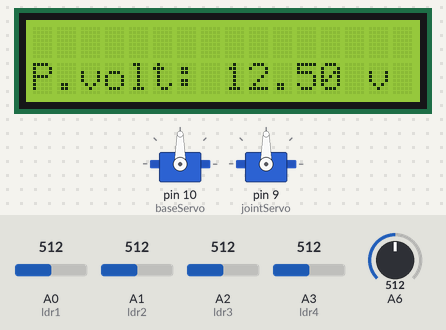
This sketch was run on a simulated Arduino Nano, built with avr-gcc and run on an emulated ATmega328P. On the bench: 16×2 character LCD, 2 × servo. Inputs (shaded band) come from the test bench; at power-on: A0 (ldr1) = 512, A1 (ldr2) = 512, A2 (ldr3) = 512, A3 (ldr4) = 512, A6 = 512.

Above: at 1.2 s.
1.3 s: A0 (ldr1) set to 531
At 2.8 s:
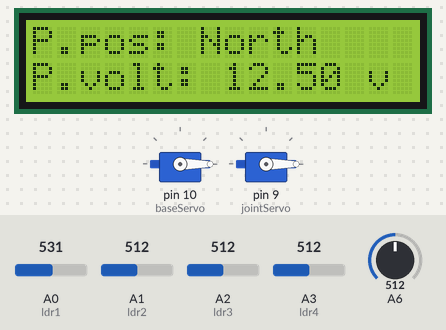
3.1 s: A1 (ldr2) set to 543
At 4.5 s:
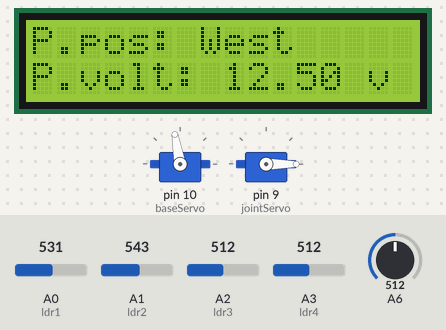
5.1 s: A2 (ldr3) set to 528
6.6 s: A2 (ldr3) set to 553
At 7.7 s:
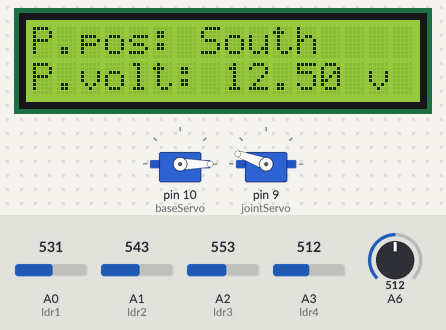
8.5 s: A3 (ldr4) set to 716
At 10.4 s:
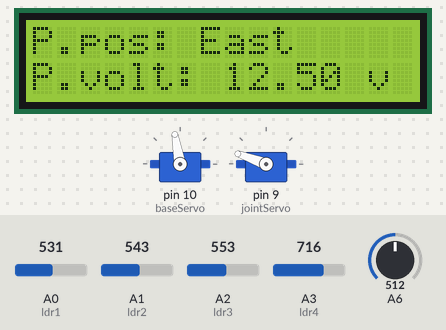
11.5 s: A6 set to 716
At 13.3 s:
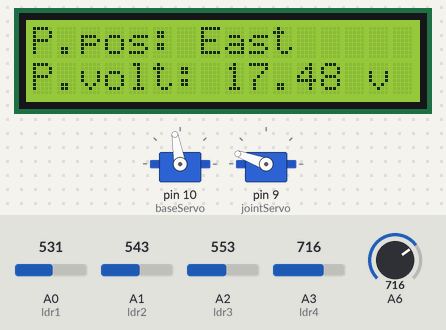
Timing chart, 0 to 14.3 s (numbered marks = the images above; inputs shaded):
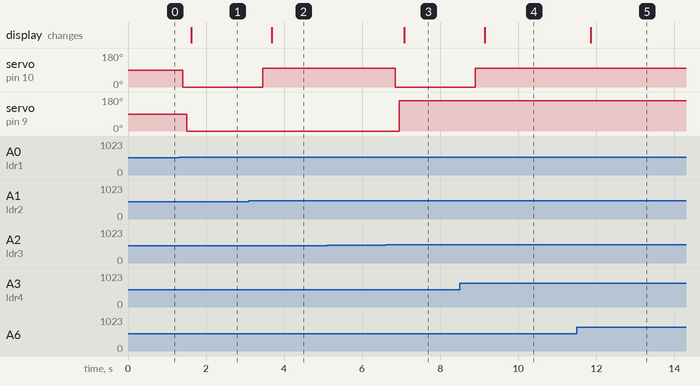

The sketch:

arduino_solar_tracker.ino
```cpp
//Arduino-based solar tracker using LDRs and servo motors
//Jude Nkereuwem
//June 2021

#include <Wire.h>
#include <LiquidCrystal_I2C.h>
#include <Servo.h>


Servo baseServo;
Servo jointServo;

LiquidCrystal_I2C lcd(0x27,16,2);

//pin declaration for LDR.
const int ldr1 = A0;
const int ldr2 = A1;
const int ldr3 = A2;
const int ldr4 = A3;

//declare variable to store LDR values.
int valN;
int valW;
int valS;
int valE;
int highestLDR = 0; //store LDR with highest intensity

const int voltgeSensor = A6;   //voltage sensor to Arduino A6 pin

//store values used for analog-voltage conversion
float vOUT = 0.0;
float vIN = 0.0;

//voltage sensor resistor values
float R1 = 30000.0;
float R2 = 7500.0;

int PanelValue = 0; //store panel voltage

void setup() {
  Serial.begin(9600);

  lcd.init();
  lcd.backlight();
  lcd.home();

  baseServo.attach(10);
  jointServo.attach(9);
}

void loop() {
  //Read values from LDR
  valN = analogRead(ldr1);
  valW = analogRead(ldr2);
  valS = analogRead(ldr3);
  valE = analogRead(ldr4);

  PanelValue = analogRead(A6);

  vOUT = (PanelValue * 5.0)/1024.0;
  vIN = vOUT / (R2/(R1+R2));

  /*Find the LDR with highest light intensity
   *and store it's value in vaiable = highestLDR.
   */
  if((valN>valW)&&(valN>valS)&&(valN>valE)){
    highestLDR = valN;
  }
  else if((valW>valN)&&(valW>valS)&&(valW>valE)){
    highestLDR = valW;
  }
  else if((valS>valN)&&(valS>valW)&&(valS>valE)){
    highestLDR = valS;
  }
  else if((valE>valN)&&(valE>valW)&&(valE>valS)){
    highestLDR = valE;
  }


  /*Main control logic
  * Move Panel to face direction with hightest sunlight
  */

  //North
  if(valN == highestLDR){
    delay(100);
    baseServo.write(0);
    delay(100);
    jointServo.write(0);
    delay(100);

    lcd.setCursor(0,0);
    lcd.print("            ");
    lcd.setCursor(0,0);
    lcd.print("P.pos: North");
  }

  //West
  else if(valW == highestLDR){
    delay(100);
    baseServo.write(100);
    delay(100);
    jointServo.write(0);
    delay(100);

    lcd.setCursor(0,0);
    lcd.print("            ");
    lcd.setCursor(0,0);
    lcd.print("P.pos: West");
  }

  //South
  else if(valS == highestLDR){
    delay(100);
    baseServo.write(0);
    delay(100);
    jointServo.write(160);
    delay(100);

    lcd.setCursor(0,0);
    lcd.print("            ");
    lcd.setCursor(0,0);
    lcd.print("P.pos: South");
  }

  //East
  else if(valE == highestLDR){
    delay(100);
    baseServo.write(100);
    delay(100);
    jointServo.write(160);
    delay(100);

    lcd.setCursor(0,0);
    lcd.print("            ");
    lcd.setCursor(0,0);
    lcd.print("P.pos: East");
  }

  //Display panel voltage
  lcd.setCursor(0,1);
  lcd.print("P.volt: ");
  lcd.print(vIN,2);
  lcd.print(" v  ");
}
```

Measured:
- the behaviour switches between 512 and 513 on A0 (ldr1) (found by bisection; images 0 and 1)
- the behaviour switches between 531 and 532 on A1 (ldr2) (found by bisection; images 1 and 2)
- the behaviour switches between 543 and 544 on A2 (ldr3) (found by bisection; images 2 and 3)
- after the input at 1.3 s, servo on pin 10 (baseServo): 90° → 0° after 0.10 s; servo on pin 9 (jointServo): 90° → 0° after 0.20 s; the display: changes after 0.32 s (image 1)
- after the input at 3.1 s, servo on pin 10 (baseServo): 0° → 100° after 0.35 s; the display: changes after 0.59 s (image 2)
- after the input at 5.1 s, every drawn part: stays the same
- after the input at 6.6 s, servo on pin 10 (baseServo): 100° → 0° after 0.25 s; servo on pin 9 (jointServo): 0° → 160° after 0.35 s; the display: changes after 0.47 s (image 3)
- after the input at 8.5 s, servo on pin 10 (baseServo): 0° → 100° after 0.40 s; the display: changes after 0.64 s (image 4)
- after the input at 11.5 s, the display: changes after 0.36 s (image 5)
